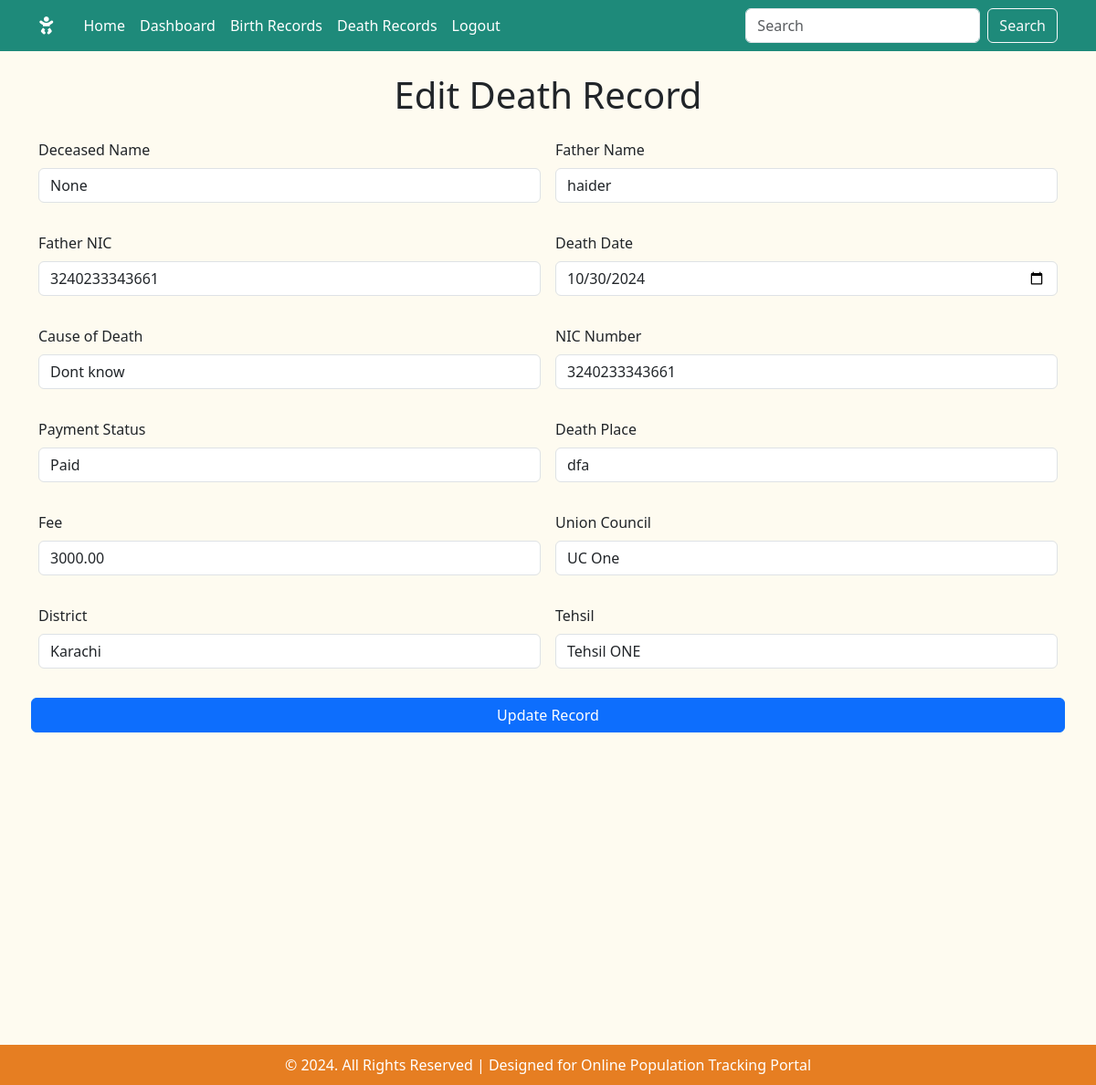
The app's page /edit_death_record.php?id=1 (signed in) with its own data.
### tables this page shows
CREATE TABLE `deathrecords` (
  `DeathRecordID` int(11) NOT NULL,
  `DeceasedName` varchar(255) NOT NULL,
  `FatherName` varchar(255) NOT NULL,
  `FatherNIC` varchar(13) NOT NULL,
  `DeathDate` date NOT NULL,
  `CauseOfDeath` text NOT NULL,
  `NICNumber` varchar(13) NOT NULL,
  `PaymentStatus` enum('Unpaid','Paid') DEFAULT 'Unpaid',
  `DeathPlace` varchar(255) NOT NULL,
  `Fee` decimal(10,2) NOT NULL,
  `UnionCouncilID` int(11) DEFAULT NULL,
  `DistrictID` int(11) DEFAULT NULL,
  `TehsilID` int(11) DEFAULT NULL,
  `UserID` int(11) DEFAULT NULL,
  `TransactionImage` varchar(255) DEFAULT NULL
);

CREATE TABLE `unioncouncils` (
  `UnionCouncilID` int(11) NOT NULL,
  `UnionCouncilName` varchar(255) NOT NULL,
  `TehsilID` int(11) NOT NULL
);

CREATE TABLE `districts` (
  `DistrictID` int(11) NOT NULL,
  `DistrictName` varchar(100) NOT NULL
);

CREATE TABLE `tehsils` (
  `TehsilID` int(11) NOT NULL,
  `TehsilName` varchar(255) NOT NULL,
  `DistrictID` int(11) NOT NULL
);

### edit_death_record.php (the view, shortened to what this page needs)
<?php
include('include/db_connect.inc');
include('include/header.inc');
include('include/nav.inc');
$recordId = $_GET['id'] ?? null;
if ($recordId) {
    $recordQuery = "SELECT * FROM deathrecords WHERE DeathRecordID = ?";
    $stmt = $conn->prepare($recordQuery);
    $stmt->bind_param("i", $recordId);
    $stmt->execute();
    $recordResult = $stmt->get_result();
    $record = $recordResult->fetch_assoc();
    $unionCouncilQuery = "SELECT UnionCouncilName FROM unioncouncils WHERE UnionCouncilID = ?";
    $districtQuery = "SELECT DistrictName FROM districts WHERE DistrictID = ?";
    $tehsilQuery = "SELECT TehsilName FROM tehsils WHERE TehsilID = ?";
    $stmt = $conn->prepare($unionCouncilQuery);
    $stmt->bind_param("s", $record['UnionCouncilID']);
    $stmt->execute();
    $unionResult = $stmt->get_result();
    $unionCouncilName = $unionResult->fetch_assoc()['UnionCouncilName'];
    $stmt = $conn->prepare($districtQuery);
    $stmt->bind_param("s", $record['DistrictID']);
    $stmt->execute();
    $districtResult = $stmt->get_result();
    $districtName = $districtResult->fetch_assoc()['DistrictName'];
    $stmt = $conn->prepare($tehsilQuery);
    $stmt->bind_param("s", $record['TehsilID']);
    $stmt->execute();
    $tehsilResult = $stmt->get_result();
    $tehsilName = $tehsilResult->fetch_assoc()['TehsilName'];
} else {
    header("Location: view_death_records.php");
    exit();
}
?>
<main class="container my-4">
    <h1 class="m-4 text-center">Edit Death Record</h1>
    <form method="POST" class="row g-3">
        <div class="col-md-6 mb-3">
            <label for="deceased_name" class="form-label">Deceased Name</label>
            <input type="text" class="form-control" name="deceased_name" value="<?= htmlspecialchars($record['DeceasedName']) ?>" required>
        </div>
        <div class="col-md-6 mb-3">
            <label for="father_name" class="form-label">Father Name</label>
            <input type="text" class="form-control" name="father_name" value="<?= htmlspecialchars($record['FatherName']) ?>" required>
        </div>
        <div class="col-md-6 mb-3">
            <label for="father_nic" class="form-label">Father NIC</label>
            <input type="text" class="form-control" name="father_nic" value="<?= htmlspecialchars($record['FatherNIC']) ?>" required>
        </div>
        <div class="col-md-6 mb-3">
            <label for="death_date" class="form-label">Death Date</label>
            <input type="date" class="form-control" name="death_date" value="<?= htmlspecialchars($record['DeathDate']) ?>" required>
        </div>
        <div class="col-md-6 mb-3">
            <label for="cause_of_death" class="form-label">Cause of Death</label>
            <input type="text" class="form-control" name="cause_of_death" value="<?= htmlspecialchars($record['CauseOfDeath']) ?>" required>
        </div>
        <div class="col-md-6 mb-3">
            <label for="nic_number" class="form-label">NIC Number</label>
            <input type="text" class="form-control" name="nic_number" value="<?= htmlspecialchars($record['NICNumber']) ?>" required>
        </div>
        <div class="col-md-6 mb-3">
            <label for="payment_status" class="form-label">Payment Status</label>
            <input type="text" class="form-control" value="<?= htmlspecialchars($record['PaymentStatus']) ?>" readonly>
        </div>
        <div class="col-md-6 mb-3">
            <label for="death_place" class="form-label">Death Place</label>
            <input type="text" class="form-control" name="death_place" value="<?= htmlspecialchars($record['DeathPlace']) ?>" required>
        </div>
        <div class="col-md-6 mb-3">
            <label for="fee" class="form-label">Fee</label>
            <input type="number" class="form-control" value="<?= htmlspecialchars($record['Fee']) ?>" readonly>
        </div>
        <div class="col-md-6 mb-3">
            <label for="union_council" class="form-label">Union Council</label>
            <input type="text" class="form-control" value="<?= htmlspecialchars($unionCouncilName) ?>" readonly>
        </div>
        <div class="col-md-6 mb-3">
            <label for="district" class="form-label">District</label>
            <input type="text" class="form-control" value="<?= htmlspecialchars($districtName) ?>" readonly>
        </div>
        <div class="col-md-6 mb-3">
            <label for="tehsil" class="form-label">Tehsil</label>
            <input type="text" class="form-control" value="<?= htmlspecialchars($tehsilName) ?>" readonly>
        </div>
        <button type="submit" class="btn btn-primary">Update Record</button>
    </form>
</main>
<?php include('include/footer.inc'); ?>

### assets/css/style.css (style rules this page uses)
body { background-color: #fefbf0; }
h1,h3 { margin: 30px; text-align: center; }
main { height: 130vh; }

### records on screen
deathrecords: deceased_name "None", father_name "haider", father_nic "3240233343661", death_date "10/30/2024", cause_of_death "Dont know", nic_number "3240233343661", PaymentStatus "Paid", death_place "dfa", Fee "3000.00"
unioncouncils: UnionCouncilName "UC One"
districts: DistrictName "Karachi"
tehsils: TehsilName "Tehsil ONE"
